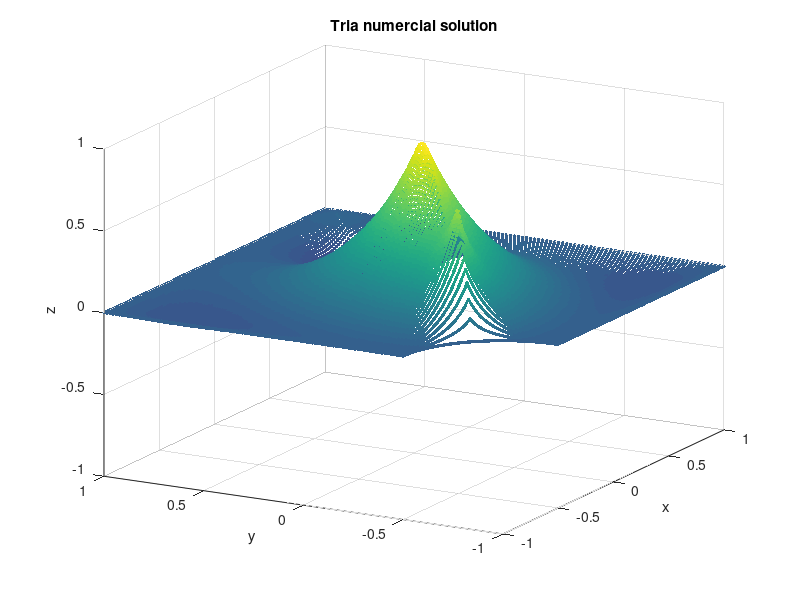

This figure's MATLAB source:
clear all; clc; clf;

load("HEAT.mat");

% hh_x = 1.0 / n_el_x;
% hh_y = 1.0 / n_el_y;
% 
% n_np_x = n_el_x + 1;
% n_np_y = n_el_y + 1;

% [X, Y] = meshgrid(0 : hh_x : 1, 0 : hh_y : 1);
% Z = reshape(disp, n_np_x, n_np_y)';

pos = 4; 
 

logicalIdx = true(size(x_coor));
logicalIdx(pos) = false;
 

x = x_coor(logicalIdx);
y = y_coor(logicalIdx);
z = disp(logicalIdx);

scatter3(x, y, z, 6, z, 'filled');

xlabel("x")
ylabel("y")
zlabel("z")
shading interp
title("Tria numercial solution")

az = -61;
el = 20;
view(az,el);

% EOF